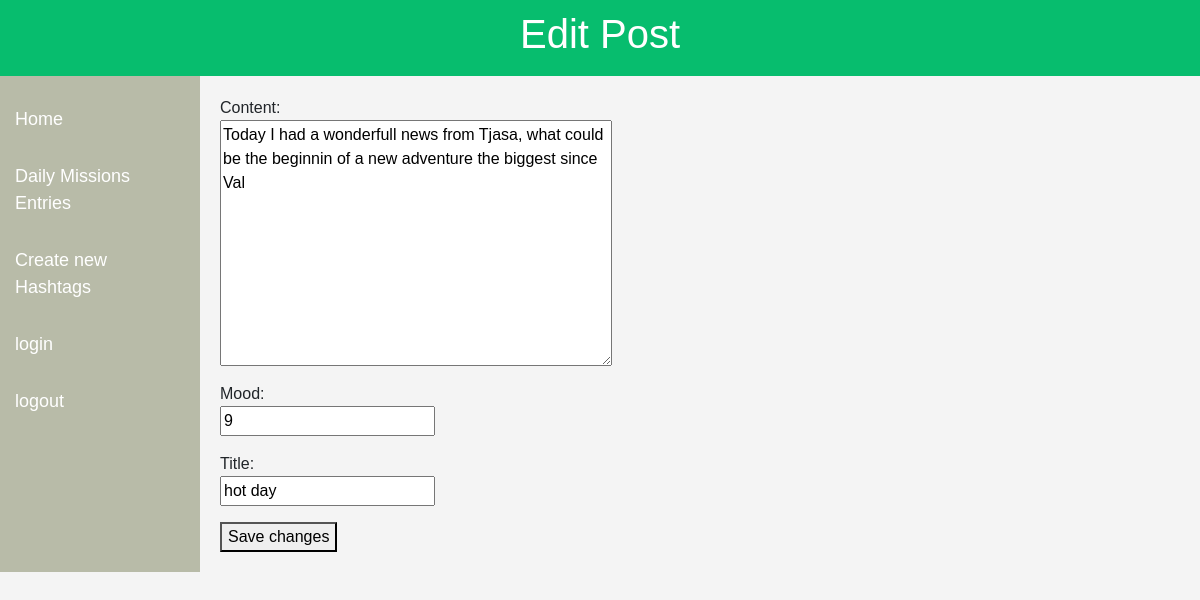
The page /edit_post/4/ on the database its author committed.
### blog_page/models.py (models this page shows, shortened)
class Post(models.Model):
    title = models.CharField(max_length=200)
    content = models.TextField()
    date_posted = models.DateTimeField(default=timezone.now)
    author = models.CharField(max_length=100)
    categories = models.ManyToManyField(Category)
    mood = models.PositiveIntegerField(null=False,blank=False,default=9)

### blog_page/views.py (the view)
# urls.py: path('edit_post/<int:pk>/',EditPost.as_view(), name='edit_post'),
class EditPost(UpdateView):
    model = Post
    fields = ['content', 'mood', 'title']
    template_name = 'edit_post.html'
    success_url = reverse_lazy('home')

### blog_page/templates/edit_post.html (shortened to what this page needs)
{% extends "blog_page.html" %}
{% block title %} Edit Post {% endblock %}
{% block content %}
<form method="post">
    {{ form.as_p }}
    <button type="submit">Save changes</button>
{% endblock %}

### blog_page/static/blog_page/css/styles.css (style rules this page uses)
body { font-family: Arial, sans-serif; margin: 0; padding: 0; background-color: #f4f4f4; overflow-x: hidden; }
input, textarea { display: block; margin-bottom: 10px; }

### rows shown on the page
Post: content "Today I had a wonderfull news from Tjasa, what could be the beginnin of a new adventure the biggest since Val", mood "9", title "hot day"
